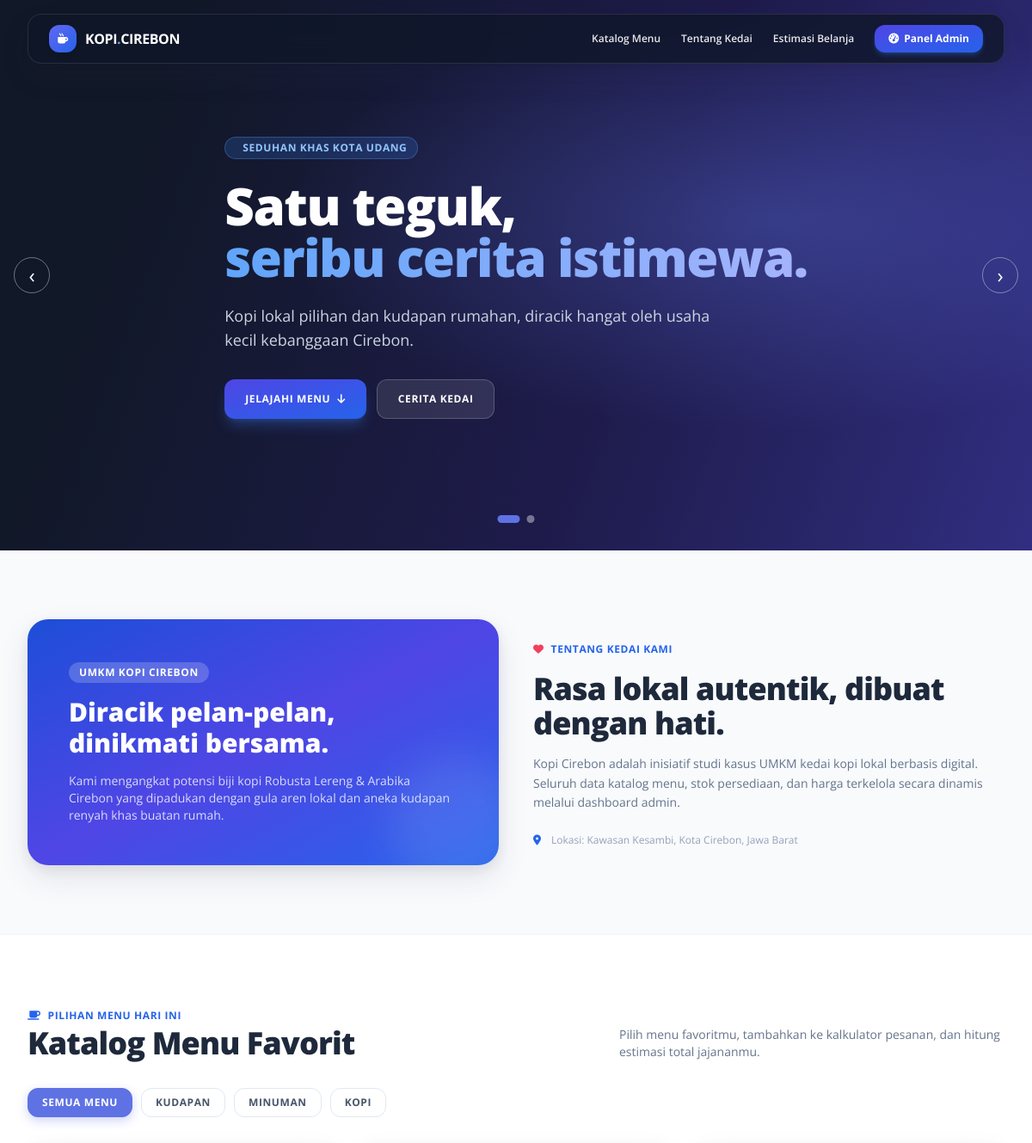
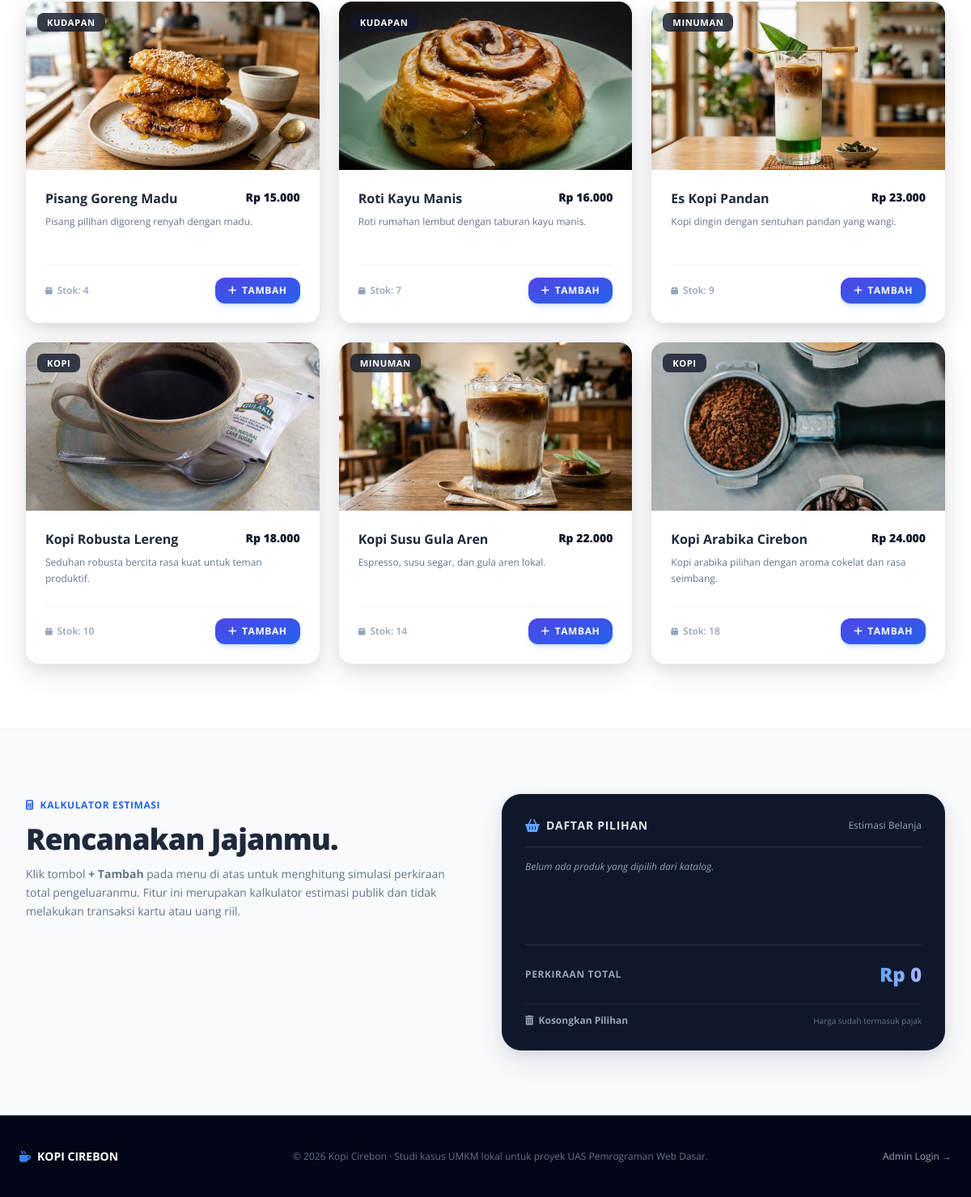
The page / on the database its author committed (2 pictures, top to bottom).
### tables this page shows
CREATE TABLE IF NOT EXISTS produk_umkm (
    id BIGINT UNSIGNED NOT NULL AUTO_INCREMENT,
    nama VARCHAR(120) NOT NULL,
    kategori ENUM('Kopi', 'Minuman', 'Kudapan') NOT NULL,
    deskripsi VARCHAR(1000) NOT NULL DEFAULT '',
    harga INT UNSIGNED NOT NULL,
    stok INT UNSIGNED NOT NULL DEFAULT 0,
    gambar VARCHAR(255) DEFAULT NULL,
    aktif TINYINT(1) NOT NULL DEFAULT 1,
    created_at TIMESTAMP NOT NULL DEFAULT CURRENT_TIMESTAMP,
    updated_at TIMESTAMP NOT NULL DEFAULT CURRENT_TIMESTAMP ON UPDATE CURRENT_TIMESTAMP,
    PRIMARY KEY (id),
    UNIQUE KEY uq_produk_nama_kategori (nama, kategori),
    KEY idx_produk_aktif_created (aktif, created_at),
    CONSTRAINT chk_produk_harga CHECK (harga > 0),
    CONSTRAINT chk_produk_stok CHECK (stok >= 0)
);

### index.php (the view, shortened to what the rows shown need)
<?php
require_once __DIR__ . '/auth/auth_check.php';
$pdo = require __DIR__ . '/config/database.php';
$products = $pdo->query('SELECT id, nama, kategori, deskripsi, harga, stok, gambar FROM produk_umkm WHERE aktif = 1 ORDER BY created_at DESC')->fetchAll();
?>
<!doctype html>
<html lang="id" class="scroll-smooth">
<head>
    <link rel="stylesheet" href="https://cdnjs.cloudflare.com/ajax/libs/font-awesome/6.5.1/css/all.min.css" />
    <script src="https://cdn.tailwindcss.com"></script>
    <link rel="stylesheet" href="<?= e(app_url('assets/css/app.css')) ?>">
</head>
<body class="m-0 font-sans antialiased bg-slate-50 text-slate-700">
    <main class="pt-0">
        <section class="hero-slider relative flex min-h-[640px] items-center overflow-hidden bg-slate-950 text-white pt-20">
            <div class="hero-slide is-active" data-slide>
                <div class="mx-auto max-w-7xl px-6 py-32 lg:px-8">
                    <h1 class="max-w-3xl text-4xl sm:text-6xl font-black leading-tight tracking-tight">Satu teguk,<br><span class="text-transparent bg-clip-text bg-gradient-to-r from-blue-400 to-indigo-300">seribu cerita istimewa.</span></h1>
                </div>
            </div>
        </section>
        <section id="cerita" class="mx-auto grid max-w-7xl gap-10 px-6 py-20 md:grid-cols-2 md:items-center lg:px-8">
            <div class="space-y-4">
                <h2 class="text-3xl sm:text-4xl font-black text-slate-800 tracking-tight">Rasa lokal autentik, dibuat dengan hati.</h2>
            </div>
        </section>
        <section id="produk" class="bg-white py-20 border-y border-slate-100">
            <div class="mx-auto max-w-7xl px-6 lg:px-8">
                <div class="flex flex-col justify-between gap-5 sm:flex-row sm:items-end">
                    <div>
                        <h2 class="text-3xl sm:text-4xl font-black text-slate-800 tracking-tight">Katalog Menu Favorit</h2>
                    </div>
                </div>
                <div id="product-gallery" class="mt-8 grid gap-6 sm:grid-cols-2 lg:grid-cols-3">
                    <?php foreach ($products as $product): ?>
                        <?php $imgSrc = product_image_url($product['nama'], $product['kategori'], $product['gambar'] ?? null); ?>
                        <article class="product-card group relative flex flex-col min-w-0 break-words bg-white rounded-2xl shadow-argon-xl border-0 overflow-hidden hover:translate-y-[-4px] transition-all duration-300" data-category="<?= e($product['kategori']) ?>">
                            <div class="relative h-52 w-full overflow-hidden bg-slate-100">
                                <img src="<?= e($imgSrc) ?>" alt="<?= e($product['nama']) ?>" class="h-full w-full object-cover transition-transform duration-500 group-hover:scale-105" loading="lazy" onerror="this.onerror=null; this.src='<?= e(app_url('assets/img/produk/kopi-default.jpg')) ?>';">
                                <span class="absolute left-3.5 top-3.5 inline-block px-3 py-1 rounded-lg text-xxs font-bold uppercase tracking-wider text-white bg-slate-900/80 backdrop-blur-sm shadow-sm"><?= e($product['kategori']) ?></span>
                            </div>
                            <div class="p-6 flex flex-col flex-1 justify-between">
                                <div>
                                    <div class="flex items-start justify-between gap-3">
                                        <h3 class="text-base font-bold text-slate-800 leading-snug group-hover:text-blue-600 transition-colors"><?= e($product['nama']) ?></h3>
                                        <p class="whitespace-nowrap text-sm font-black text-slate-900">Rp <?= number_format((int) $product['harga'], 0, ',', '.') ?></p>
                                    </div>
                                    <p class="mt-2 text-xs leading-relaxed text-slate-500 min-h-[42px]"><?= e($product['deskripsi']) ?></p>
                                </div>
                                <div class="mt-5 pt-4 border-t border-slate-100 flex items-center justify-between gap-3">
                                    <span class="text-xs text-slate-400 font-semibold flex items-center gap-1.5">
                                        <i class="fa-solid fa-box text-[10px]"></i>
                                        <span>Stok: <?= number_format((int) $product['stok'], 0, ',', '.') ?></span>
                                    </span>
                                    <button type="button" class="add-to-order inline-flex items-center gap-1.5 rounded-xl bg-gradient-to-tl from-blue-600 to-indigo-600 px-4 py-2 text-xs font-bold uppercase tracking-wider text-white shadow-md shadow-blue-500/20 hover:scale-[1.03] active:scale-95 transition-all disabled:opacity-40 disabled:cursor-not-allowed" data-name="<?= e($product['nama']) ?>" data-price="<?= (int) $product['harga'] ?>" <?= (int) $product['stok'] < 1 ? 'disabled' : '' ?>>
                                        <i class="fa-solid fa-plus text-xs"></i>
                                        <span>Tambah</span>
                                    </button>
                                </div>
                            </div>
                        </article>
                    <?php endforeach; ?>
                </div>
            </div>
        </section>
        <section id="kalkulator" class="mx-auto grid max-w-7xl gap-10 px-6 py-20 md:grid-cols-2 lg:px-8">
            <div class="space-y-3">
                <h2 class="text-3xl sm:text-4xl font-black text-slate-800 tracking-tight">Rencanakan Jajanmu.</h2>
            </div>
        </section>
    </main>
</body>
</html>

### rows shown on the page
produk_umkm: nama+kategori+gambar (picture), kategori "KUDAPAN", nama "Pisang Goreng Madu", harga "15.000", deskripsi "Pisang pilihan digoreng renyah dengan madu.", stok "4"
produk_umkm: nama+kategori+gambar (picture), kategori "KUDAPAN", nama "Roti Kayu Manis", harga "16.000", deskripsi "Roti rumahan lembut dengan taburan kayu manis.", stok "7"
produk_umkm: nama+kategori+gambar (picture), kategori "MINUMAN", nama "Es Kopi Pandan", harga "23.000", deskripsi "Kopi dingin dengan sentuhan pandan yang wangi.", stok "9"
produk_umkm: nama+kategori+gambar (picture), kategori "KOPI", nama "Kopi Robusta Lereng", harga "18.000", deskripsi "Seduhan robusta bercita rasa kuat untuk teman produktif.", stok "10"
produk_umkm: nama+kategori+gambar (picture), kategori "MINUMAN", nama "Kopi Susu Gula Aren", harga "22.000", deskripsi "Espresso, susu segar, dan gula aren lokal.", stok "14"
produk_umkm: nama+kategori+gambar (picture), kategori "KOPI", nama "Kopi Arabika Cirebon", harga "24.000", deskripsi "Kopi arabika pilihan dengan aroma cokelat dan rasa seimbang.", stok "18"

### other values the page prints
$category "KUDAPAN"
$category "MINUMAN"
$category "KOPI"
